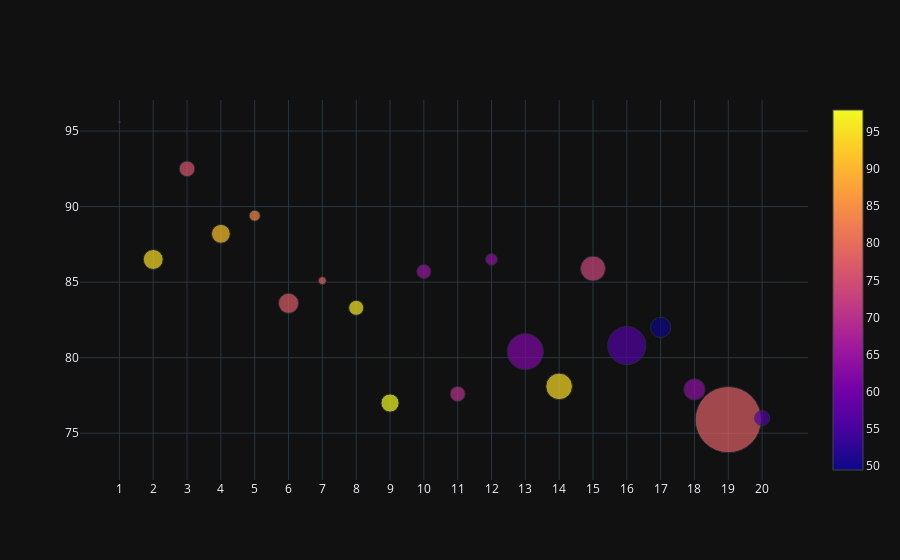

The notebook cell saved with this chart:
### Markdown cell above
## Bubble Charts
Bubble Charts Example: University world rank (first 20) vs teaching score with number of students(size) and international score (color) in 2016

* x = x axis
* y = y axis
* mode = markers(scatter)
* marker = marker properties
  * color = third dimension of plot. Internaltional score
  * size = fourth dimension of plot. Number of students
* text: university names

### Code cell
df2016 = timesData[timesData.year == 2016].iloc[:20, :]
num_students_size = [float(each.replace(',', '.')) for each in df2016.num_students]
international_color = [float(each) for each in df2016.international]
data = [{ 'y' : df2016.teaching, 'x' : df2016.world_rank, 'mode' : 'markers',
          'marker' : {'color' : international_color, 'size' : num_students_size, 'showscale' : True},
          'text' : df2016.university_name}]
iplot(data)

### Figure 1 — Plotly figure (JSON) as saved in the notebook; plotly's stock layout.template omitted (floating-point values rounded to 4 significant figures)
{"data": [{"marker": {"color": [64.0, 94.4, 76.3, 91.5, 84.0, 77.2, 78.5, 96.0, 97.9, 65.0, 70.0, 64.3, 61.9, 94.4, 73.5, 56.4, 49.5, 63.9, 77.8, 56.5], "showscale": true, "size": [2.243, 19.92, 15.6, 18.81, 11.07, 20.15, 7.929, 15.06, 18.18, 14.22, 15.13, 11.75, 36.19, 26.61, 25.05, 38.21, 20.38, 21.42, 66.2, 15.17]}, "mode": "markers", "text": ["California Institute of Technology", "University of Oxford", "Stanford University", "University of Cambridge", "Massachusetts Institute of Technology", "Harvard University", "Princeton University", "Imperial College London", "ETH Zurich – Swiss Federal Institute of Technology Zurich", "University of Chicago", "Johns Hopkins University", "Yale University", "University of California, Berkeley", "University College London", "Columbia University", "University of California, Los Angeles", "University of Pennsylvania", "Cornell University", "University of Toronto", "Duke University"], "x": ["1", "2", "3", "4", "5", "6", "7", "8", "9", "10", "11", "12", "13", "14", "15", "16", "17", "18", "19", "20"], "y": [95.6, 86.5, 92.5, 88.2, 89.4, 83.6, 85.1, 83.3, 77.0, 85.7, 77.6, 86.5, 80.4, 78.1, 85.9, 80.8, 82.0, 77.9, 75.9, 76.0], "type": "scatter"}], "layout": {}}
